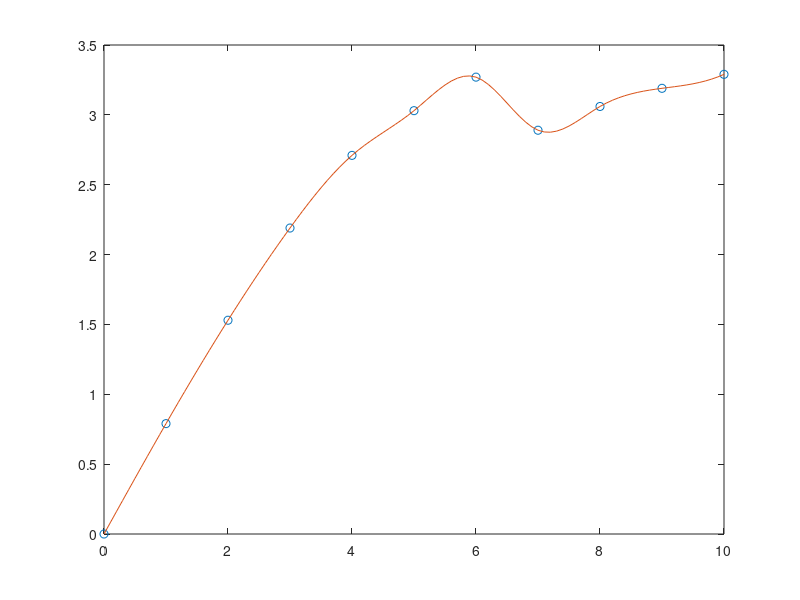

Recreate this plot in MATLAB.
x = (0: 1: 10);                % set the range of x
y = [0.0 0.79 1.53 2.19	2.71 3.03 3.27 2.89	3.06 3.19 3.29];
% set the variables

cs = spline(x,[0.8 y 0.2]);    % perform the spline interpolation
xx = linspace(0, 10, 101);     % set the range of xx

plot(x, y, 'o',xx, ppval(cs, xx), '-');  % plot the diagram
